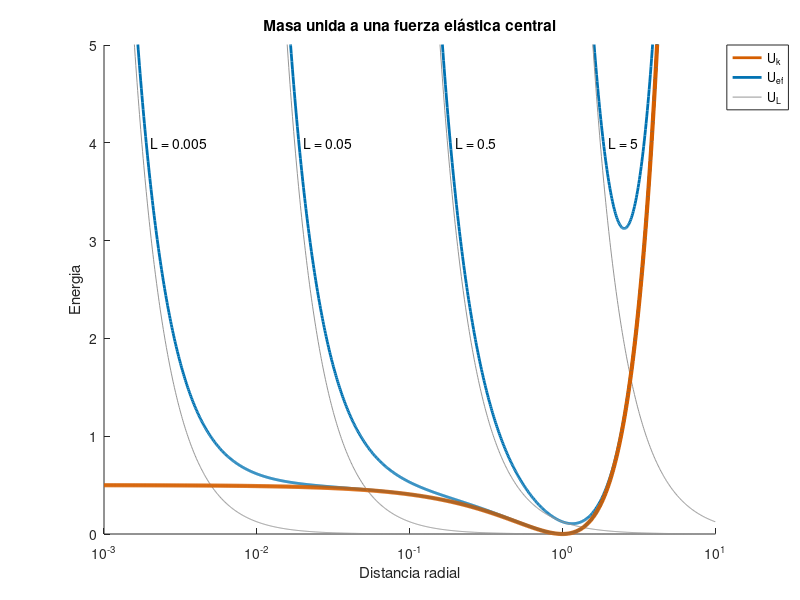

The MATLAB source for this figure:
%%

% 04-oct-2017

clear variables
close all

clc

% parametros del sistema

L  = .005;	% momento angular
m  = 1;     % masa
k  = 1;     % cte elástica
l0 = 1;     % long de reposo


% parametros para el grafico

n_pts = 1000;
min_r = 1e-3;
max_r = 1e1;

%r = linspace(      min_r,        max_r,  n_pts);
r = logspace(log10(min_r), log10(max_r), n_pts);         % <- preferimos espaciado logaritmico


% calculo de los potenciales

pot_elastico = 1/2*k*(r - l0).^2;
pot_angular  = L^2 / 2 / m ./ r.^2;

pot_efectivo = pot_angular + pot_elastico;


% graficos

color_palette = [ 213,  94,   0 ;
                  204, 121, 167 ;
                    0, 114, 178 ; 
                  240, 228,  66 ;
                    0, 158, 115 ;
                  150, 150, 150 ] / 255;

figure
    hold all

    x_pos = 2.01e-3;
    y_pos = 4;
    
    plot(r, pot_elastico, ...
         'linewidth', 2, 'color', color_palette(1,:) )

    for n = 0:2:6
        plot(r, pot_angular*10^n + pot_elastico, ...
             'linewidth', 2, 'color', color_palette(3,:) )
        
        plot(r, pot_angular*10^n, 'color', color_palette(6,:))
        
        text(x_pos*10^(n/2), y_pos, sprintf('L = %.2g', L*10^(n/2)))
    end

    % repito el plot para que el trazo resalte
    plot(r, pot_elastico, ...
         'linewidth', 3, 'color', color_palette(1,:) )
    
    legend('U_{k}', 'U_{ef}', 'U_{L}', 'Location', 'BestOutside')

    xlabel('Distancia radial')
    ylabel('Energia')
    
    title('Masa unida a una fuerza elástica central')
    
    set(gca, 'XScale', 'log')
    ylim([ 0 5 ])

    set(gcf, 'Position', [ 500 500 1000 500 ])
    
        
